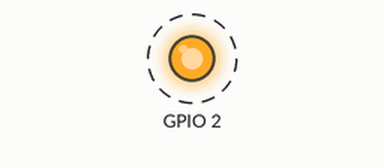
This sketch was run on a simulated ESP8266 (NodeMCU). On the bench: output pins drawn as LEDs (lit = HIGH). Dashed ring = blinking. WiFi joins after 1.5 s; servers stay silent unless stated; random numbers use the default seed unless the sketch sets one; no MQTT or app messages arrive unless stated; what the sketch prints to the serial monitor is not drawn.

Above: at 2.0 s.
Timing chart, 0 to 4.5 s (numbered marks = the images above):
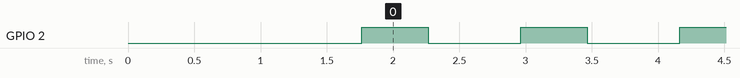

The sketch:

test_sending_esp_to_hive_mq.ino
```cpp
/*
 Basic ESP8266 MQTT example
 This sketch demonstrates the capabilities of the pubsub library in combination
 with the ESP8266 board/library.
 It connects to an MQTT server then:
  - publishes "hello world" to the topic "outTopic" every two seconds
  - subscribes to the topic "inTopic", printing out any messages
    it receives. NB - it assumes the received payloads are strings not binary
  - If the first character of the topic "inTopic" is an 1, switch ON the ESP Led,
    else switch it off
 It will reconnect to the server if the connection is lost using a blocking
 reconnect function. See the 'mqtt_reconnect_nonblocking' example for how to
 achieve the same result without blocking the main loop.
 To install the ESP8266 board, (using Arduino 1.6.4+):
  - Add the following 3rd party board manager under "File -> Preferences -> Additional Boards Manager URLs":
       http://arduino.esp8266.com/stable/package_esp8266com_index.json
  - Open the "Tools -> Board -> Board Manager" and click install for the ESP8266"
  - Select your ESP8266 in "Tools -> Board"
*/

#include <ESP8266WiFi.h>
#include <SoftwareSerial.h>
#include <PubSubClient.h>
#include <string.h>
#include <stdlib.h>

// Update these with values suitable for your network.

const char* ssid = "8=====D";
const char* password = "hoimetao";
const char* mqtt_server = "broker.mqttdashboard.com";
//const char* mqtt_server = "192.168.0.13";
#define topic "Year3"
#define MSG_BUFFER_SIZE 80

WiFiClient espClient;
PubSubClient client(espClient);
unsigned long lastMsg = 0;

SoftwareSerial UART2(13, 15); // khai bao uart2 cua esp

char msg[MSG_BUFFER_SIZE];
int value = 0;


const int mqtt_port = 1883;

void setup_wifi() {

  delay(10);
  // We start by connecting to a WiFi network
  Serial.println();
  Serial.print("Connecting to ");
  Serial.println(ssid);

  WiFi.mode(WIFI_STA);
  WiFi.begin(ssid, password);

  while (WiFi.status() != WL_CONNECTED) {
    delay(500);
    Serial.print(".");
  }

  randomSeed(micros());

  Serial.println("");
  Serial.println("WiFi connected");
  Serial.println("IP address: ");
  Serial.println(WiFi.localIP());
}

//void callback(char* topic, byte* payload, unsigned int length) {
//  Serial.print("Message arrived [");
//  Serial.print(topic);
//  Serial.print("] ");
//  for (int i = 0; i < length; i++) {
//    Serial.print((char)payload[i]);
//  }
//  Serial.println();
//
//  // Switch on the LED if an 1 was received as first character
//  if ((char)payload[0] == '1') {
//    digitalWrite(BUILTIN_LED, LOW);   // Turn the LED on (Note that LOW is the voltage level
//    // but actually the LED is on; this is because
//    // it is active low on the ESP-01)
//  } else {
//    digitalWrite(BUILTIN_LED, HIGH);  // Turn the LED off by making the voltage HIGH
//  }
//
//}

void reconnect() {
  // Loop until we're reconnected
  while (!client.connected()) {
    Serial.print("Attempting MQTT connection...");
    // Create a random client ID
    String clientId = "ESP8266Client-";
    clientId += String(random(0xffff), HEX);
    // Attempt to connect
    if (client.connect(clientId.c_str())) {
      Serial.println("connected");
      // Once connected, publish an announcement...
      client.publish("outTopic", "hello world");
      // ... and resubscribe
      client.subscribe(topic);
    } else {
      Serial.print("failed, rc=");
      Serial.print(client.state());
      Serial.println(" try again in 5 seconds");
      // Wait 5 seconds before retrying
      delay(5000);
    }
  }
}

void setup() {
  pinMode(BUILTIN_LED, OUTPUT);     // Initialize the BUILTIN_LED pin as an output
//  Serial.begin(9600);
  UART2.begin(9600);
//  Serial.begin(112500);
  setup_wifi();
  client.setServer(mqtt_server, mqtt_port);
//  client.setCallback(callback);
}

char mystr[6];

//String RxBuffer="";
//void loop() {
//
//  if (!client.connected()) {
//    reconnect();
//  }
//  client.loop();
//  delay(200);
//  unsigned long now = millis();
//  if (now - lastMsg > 2000) {
//    lastMsg = now;
//    ++value;
//    snprintf (msg, MSG_BUFFER_SIZE, "hello world #%ld hehe", value);
//
//
//      Serial.print("Publish message: ");
//      Serial.println(msg);
//
//
//
//
//      client.publish(topic, msg);
//  }
//}


void loop()
{
  // Reconnecting to MQTT server
  if (!client.connected()) {
    reconnect();
  }
  client.loop();

  delay(200);

  /* Publishing a message to MQTT server */
  digitalWrite(LED_BUILTIN, HIGH);
  delay(500);

  /* nhan du lieu tu uart */
  /* Finishing publish */
  int i = 0;
  char s[100];

  strcpy(s, "");

  while (UART2.available() > 0) {

    s[i] = UART2.read();
    i++;
  }

  if(i > 0 ){
    s[i] = '\0';
   client.publish(topic, s);

  }
  digitalWrite(LED_BUILTIN, LOW);
  delay(500);

}
```

Measured:
- by itself, GPIO 2: alternates HIGH for 0.50 s and LOW for 0.70 s
